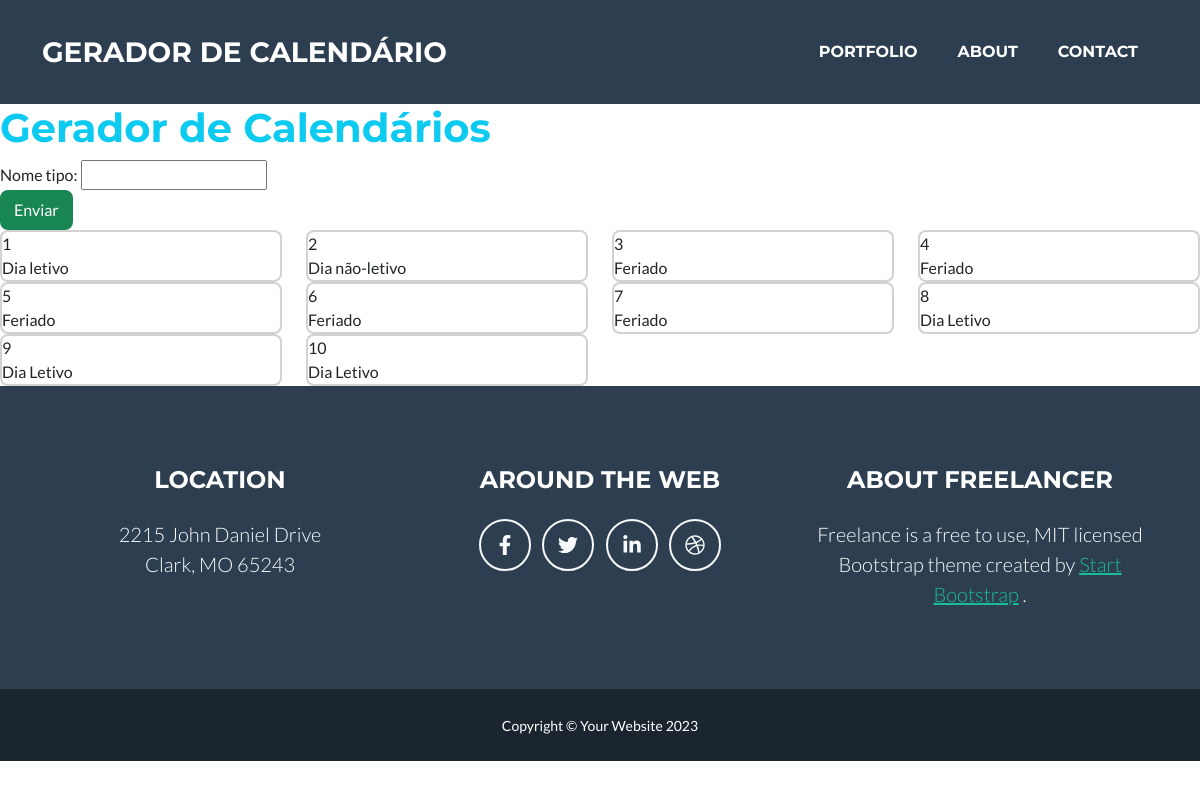
The app's page /index/ with its own data.
### calendarioApp/models.py (models this page shows, shortened)
class Tipo(models.Model):
    id_tipo = models.AutoField(primary_key=True)
    nome_tipo = models.CharField(max_length=255, null=False)

### calendarioApp/views.py (the view)
# urls.py: path('index/', index, name='index'),
def index(request):
    tipos = Tipo.objects.all()
    form = TipoForms()
    if request.method == 'POST':
        form = TipoForms(request.POST, request.FILES)
        if form.is_valid():
            obj = form.save()
            obj.save()
            form =TipoForms()
    return render(request, 'calendario/index1.html', {"form":form, "tipos":tipos})

### calendarioApp/forms.py
class TipoForms(forms.ModelForm):
    class Meta:
        model = Tipo
        fields = '__all__'

### calendarioApp/templates/calendario/index1.html (shortened to what this page needs)
{% extends 'calendario/base.html' %}
{% block conteudo %}
<h1 class="text-info">Gerador de Calendários</h1>
<form method="POST" enctype="multipart/form-data">
    {{ form }}
    <input type="submit" value="Enviar" class="btn btn-success">
</form>
<div class="row">
{% for tipo in tipos %}
    <div class="col-sm-12 col-md-6 col-lg-3">
    <div class="card ">
        <div>{{ tipo.id_tipo }}</div>
        <div>{{ tipo.nome_tipo }}</div>
    </div>
    </div>
{% endfor %}
</div>
{% endblock conteudo %}

### records on screen
Tipo: id_tipo "1", nome_tipo "Dia letivo"
Tipo: id_tipo "2", nome_tipo "Dia não-letivo"
Tipo: id_tipo "3", nome_tipo "Feriado"
Tipo: id_tipo "4", nome_tipo "Feriado"
Tipo: id_tipo "5", nome_tipo "Feriado"
Tipo: id_tipo "6", nome_tipo "Feriado"
Tipo: id_tipo "7", nome_tipo "Feriado"
Tipo: id_tipo "8", nome_tipo "Dia Letivo"
Tipo: id_tipo "9", nome_tipo "Dia Letivo"
Tipo: id_tipo "10", nome_tipo "Dia Letivo"
